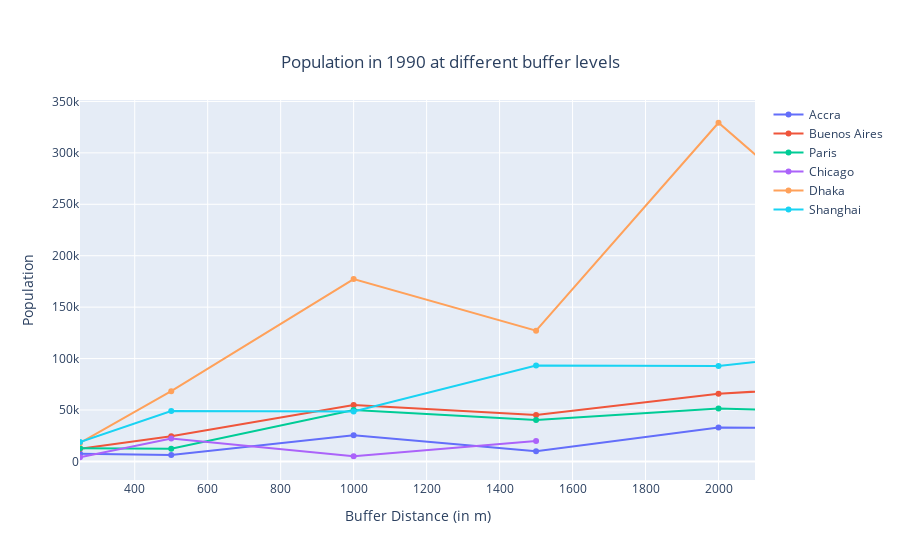
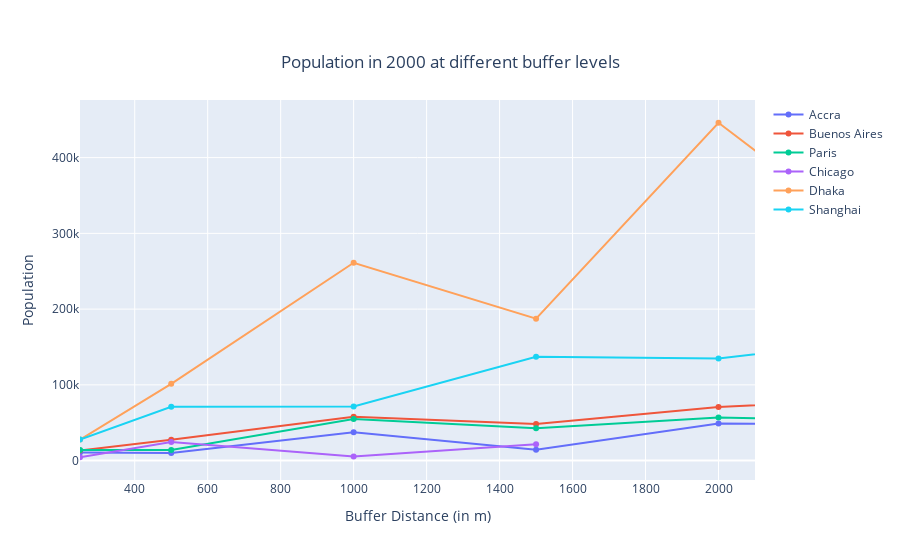
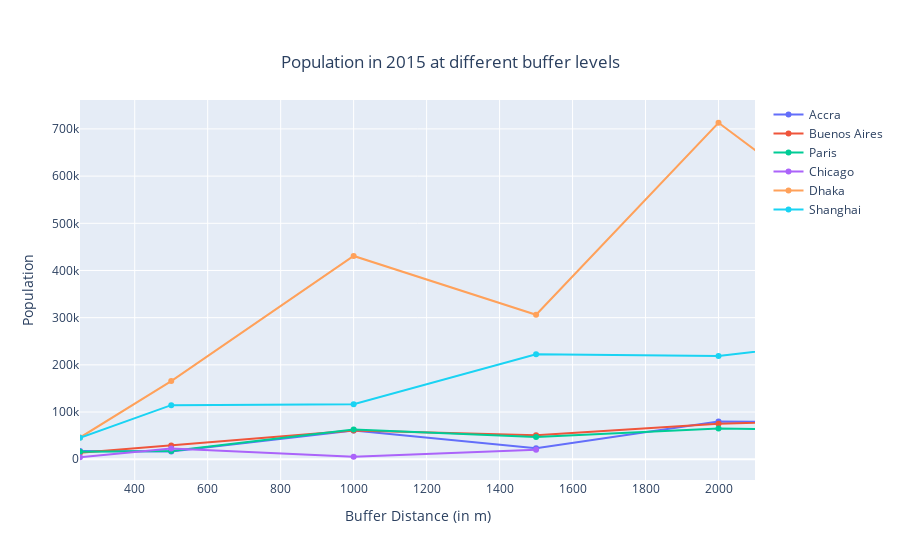

The code cell stored with these charts, in order, in its notebook:
### Code cell
for year in [1990, 2000, 2015]:
    fig = go.Figure()
    for key in master_pop_non.keys():
        x = [250, 500, 1000, 1500, 2000, 2500]
        
        fig.add_trace(go.Scatter(x=x, y=master_pop_non[key][year],
                     mode='lines+markers', text=master_pop_non[key][year],  name='{}'.format(key)))
        
    fig.update_layout(
        title={
            'text': "Population in {} at different buffer levels".format(year),
            'y':0.9,
            'x':0.5,
            'xanchor': 'center',
            'yanchor': 'top'})

    fig.update_layout(xaxis_title='Buffer Distance (in m)',
                       yaxis_title='Population')
    fig.update_traces(hoverinfo='text+name', mode='lines+markers')
    fig.update_xaxes(range=[250,2100])
    #fig.update_yaxes(range=[0,28000000])
    
    fig.show()

### Figure 1 — Plotly figure (JSON) as saved in the notebook; plotly's stock layout.template omitted (floating-point values rounded to 4 significant figures)
{"data": [{"hoverinfo": "text+name", "mode": "lines+markers", "name": "Accra", "text": ["7524.57", "6270.68", "25522.97", "9800.63", "32982.24", "31598.49"], "type": "scatter", "x": [250, 500, 1000, 1500, 2000, 2500], "y": [7525.0, 6271.0, 25520.0, 9801.0, 32980.0, 31600.0]}, {"hoverinfo": "text+name", "mode": "lines+markers", "name": "Buenos Aires", "text": ["12375.56", "24475.08", "54852.13", "45096.45", "65797.36", "76081.41"], "type": "scatter", "x": [250, 500, 1000, 1500, 2000, 2500], "y": [12380.0, 24480.0, 54850.0, 45100.0, 65800.0, 76080.0]}, {"hoverinfo": "text+name", "mode": "lines+markers", "name": "Paris", "text": ["12895.07", "12428.13", "49917.82", "40275.42", "51414.97", "47294.35"], "type": "scatter", "x": [250, 500, 1000, 1500, 2000, 2500], "y": [12900.0, 12430.0, 49920.0, 40280.0, 51410.0, 47290.0]}, {"hoverinfo": "text+name", "mode": "lines+markers", "name": "Chicago", "text": ["4052.28", "22349.96", "5073.36", "19736.21"], "type": "scatter", "x": [250, 500, 1000, 1500, 2000, 2500], "y": [4052.0, 22350.0, 5073.0, 19740.0]}, {"hoverinfo": "text+name", "mode": "lines+markers", "name": "Dhaka", "text": ["17936.62", "68284.7", "177269.74", "127052.34", "329281.53", "175810.31"], "type": "scatter", "x": [250, 500, 1000, 1500, 2000, 2500], "y": [17940.0, 68280.0, 177300.0, 127100.0, 329300.0, 175800.0]}, {"hoverinfo": "text+name", "mode": "lines+markers", "name": "Shanghai", "text": ["18785.84", "48977.03", "48578.23", "93180.62", "92881.72", "111967.63"], "type": "scatter", "x": [250, 500, 1000, 1500, 2000, 2500], "y": [18790.0, 48980.0, 48580.0, 93180.0, 92880.0, 112000.0]}], "layout": {"title": {"text": "Population in 1990 at different buffer levels", "x": 0.5, "xanchor": "center", "y": 0.9, "yanchor": "top"}, "xaxis": {"range": [250, 2100], "title": {"text": "Buffer Distance (in m)"}}, "yaxis": {"title": {"text": "Population"}}}}

### Figure 2 — Plotly figure (JSON) as saved in the notebook; plotly's stock layout.template omitted (floating-point values rounded to 4 significant figures)
{"data": [{"hoverinfo": "text+name", "mode": "lines+markers", "name": "Accra", "text": ["10788.07", "10078.44", "37349.93", "14291.14", "49097.28", "46438.19"], "type": "scatter", "x": [250, 500, 1000, 1500, 2000, 2500], "y": [10790.0, 10080.0, 37350.0, 14290.0, 49100.0, 46440.0]}, {"hoverinfo": "text+name", "mode": "lines+markers", "name": "Buenos Aires", "text": ["13256.55", "27427.34", "57841.46", "48212.91", "70944.25", "81512.22"], "type": "scatter", "x": [250, 500, 1000, 1500, 2000, 2500], "y": [13260.0, 27430.0, 57840.0, 48210.0, 70940.0, 81510.0]}, {"hoverinfo": "text+name", "mode": "lines+markers", "name": "Paris", "text": ["13933.93", "14121.56", "54880.95", "42662.77", "56946.59", "52173.61"], "type": "scatter", "x": [250, 500, 1000, 1500, 2000, 2500], "y": [13930.0, 14120.0, 54880.0, 42660.0, 56950.0, 52170.0]}, {"hoverinfo": "text+name", "mode": "lines+markers", "name": "Chicago", "text": ["4451.9", "24548.06", "5591.55", "21687.18"], "type": "scatter", "x": [250, 500, 1000, 1500, 2000, 2500], "y": [4452.0, 24550.0, 5592.0, 21690.0]}, {"hoverinfo": "text+name", "mode": "lines+markers", "name": "Dhaka", "text": ["27795.23", "101372.73", "261196.87", "187336.8", "446012.95", "262205.11"], "type": "scatter", "x": [250, 500, 1000, 1500, 2000, 2500], "y": [27800.0, 101400.0, 261200.0, 187300.0, 446000.0, 262200.0]}, {"hoverinfo": "text+name", "mode": "lines+markers", "name": "Shanghai", "text": ["27886.74", "70966.54", "71493.09", "137165.76", "134860.65", "162377.13"], "type": "scatter", "x": [250, 500, 1000, 1500, 2000, 2500], "y": [27890.0, 70970.0, 71490.0, 137200.0, 134900.0, 162400.0]}], "layout": {"title": {"text": "Population in 2000 at different buffer levels", "x": 0.5, "xanchor": "center", "y": 0.9, "yanchor": "top"}, "xaxis": {"range": [250, 2100], "title": {"text": "Buffer Distance (in m)"}}, "yaxis": {"title": {"text": "Population"}}}}

### Figure 3 — Plotly figure (JSON) as saved in the notebook; plotly's stock layout.template omitted (floating-point values rounded to 4 significant figures)
{"data": [{"hoverinfo": "text+name", "mode": "lines+markers", "name": "Accra", "text": ["17594.28", "16436.94", "60914.05", "23307.43", "80077.76", "75736.12"], "type": "scatter", "x": [250, 500, 1000, 1500, 2000, 2500], "y": [17590.0, 16440.0, 60910.0, 23310.0, 80080.0, 75740.0]}, {"hoverinfo": "text+name", "mode": "lines+markers", "name": "Buenos Aires", "text": ["13925.37", "29050.15", "60787.96", "51016.2", "75398.81", "85833.41"], "type": "scatter", "x": [250, 500, 1000, 1500, 2000, 2500], "y": [13930.0, 29050.0, 60790.0, 51020.0, 75400.0, 85830.0]}, {"hoverinfo": "text+name", "mode": "lines+markers", "name": "Paris", "text": ["15669.23", "17284.11", "62830.72", "46885.21", "65355.53", "59959.26"], "type": "scatter", "x": [250, 500, 1000, 1500, 2000, 2500], "y": [15670.0, 17280.0, 62830.0, 46890.0, 65360.0, 59960.0]}, {"hoverinfo": "text+name", "mode": "lines+markers", "name": "Chicago", "text": ["4163.24", "22956.41", "5229.0", "20281.57"], "type": "scatter", "x": [250, 500, 1000, 1500, 2000, 2500], "y": [4163.0, 22960.0, 5229, 20280.0]}, {"hoverinfo": "text+name", "mode": "lines+markers", "name": "Dhaka", "text": ["45906.54", "165514.0", "430847.24", "306141.38", "713105.39", "424243.22"], "type": "scatter", "x": [250, 500, 1000, 1500, 2000, 2500], "y": [45910.0, 165514, 430800.0, 306100.0, 713100.0, 424200.0]}, {"hoverinfo": "text+name", "mode": "lines+markers", "name": "Shanghai", "text": ["45357.4", "114591.23", "116422.92", "222549.88", "218620.5", "264752.97"], "type": "scatter", "x": [250, 500, 1000, 1500, 2000, 2500], "y": [45360.0, 114600.0, 116400.0, 222500.0, 218600.0, 264800.0]}], "layout": {"title": {"text": "Population in 2015 at different buffer levels", "x": 0.5, "xanchor": "center", "y": 0.9, "yanchor": "top"}, "xaxis": {"range": [250, 2100], "title": {"text": "Buffer Distance (in m)"}}, "yaxis": {"title": {"text": "Population"}}}}
